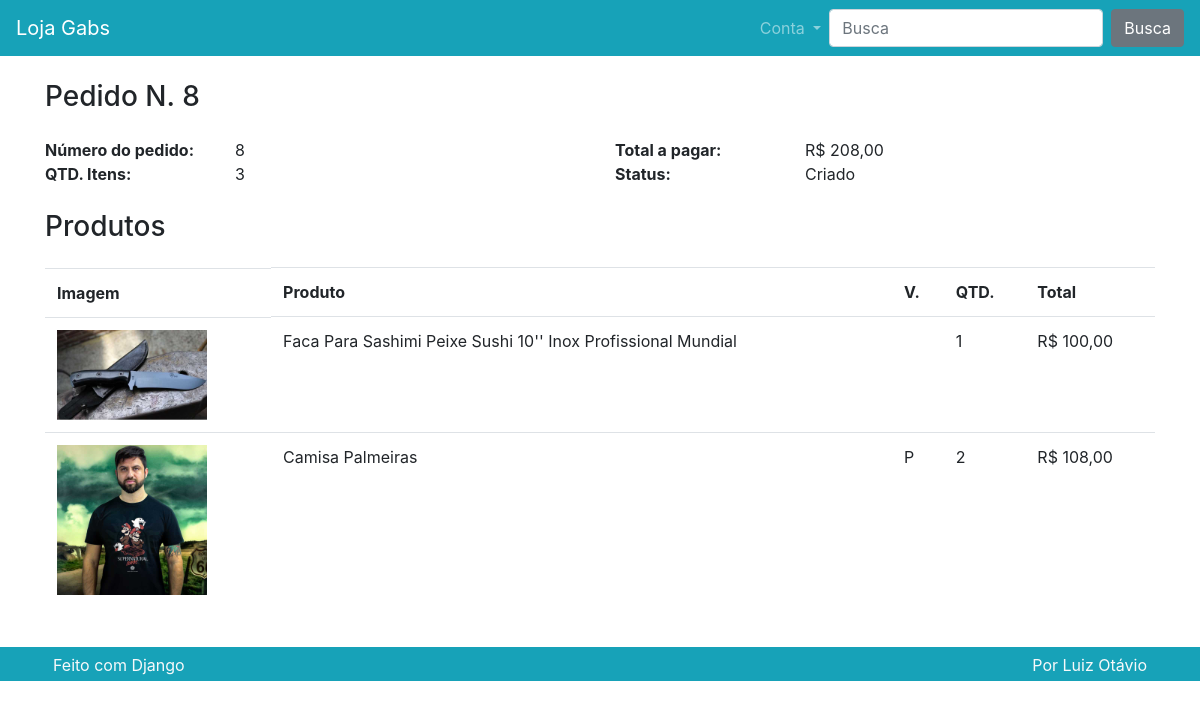
The page /pedido/detalhe/8 (signed in) on the database its author committed.
### pedido/models.py (models this page shows, shortened)
class Pedido(models.Model):
    usuario = models.ForeignKey(User, on_delete=models.CASCADE)
    total = models.FloatField()
    qtd_total = models.PositiveIntegerField()
    status = models.CharField(
        default='C',
        max_length=1,
        choices=(
            ('A', 'Aprovado'),
            ('C', 'Criado'),
            ('R', 'Reprovado'),
            ('P', 'Pendente'),
            ('E', 'Enviado'),
            ('F', 'Finalizado'),
        )
    )
    def __str__(self):
        return f'Pedido N. {self.pk}'

class ItemPedido(models.Model):
    class Meta:
        verbose_name = 'Item do pedido'
        verbose_name_plural = 'Itens do pedido'
        db_table = "pedido_itempedido"
    pedido = models.ForeignKey(Pedido, on_delete=models.CASCADE)
    produto = models.CharField(max_length=255)
    produto_id = models.PositiveIntegerField()
    variacao = models.CharField(max_length=255)
    variacao_id = models.PositiveIntegerField()
    preco = models.FloatField()
    preco_promo = models.FloatField(default=0)
    quantidade = models.PositiveIntegerField()
    imagem = models.CharField(max_length=2000)

### pedido/views.py (the view)
# urls.py: path('detalhe/<int:pk>', views.Detalhe.as_view(), name="detalhe"),
class Detalhe(DispatchLoginRequiredMixin, DetailView):
    model = Pedido
    context_object_name = 'pedido'
    template_name = 'pedido/detalhe.html'
    pk_url_kwarg = 'pk'

### pedido/views.py (called while the page is built)
    def dispatch(self, *args, **kwargs):
        if not self.request.user.is_authenticated:
            return redirect('perfil:criar')
        return super().dispatch(*args, **kwargs)

    def get_queryset(self, *args, **kwargs):
        qs = super().get_queryset(*args, **kwargs)
        qs = qs.filter(usuario=self.request.user)
        return qs

### produto/templatetags/omfilters.py (called while the page is built)
@register.filter
def formata_preco(val):
    return utils.formata_preco(val)

### utils/utils.py (called while the page is built)
def formata_preco(val):
    return f'R$ {val:.2f}'.replace('.', ',')

### pedido/templates/pedido/detalhe.html (shortened to what this page needs)
{% extends 'base.html' %}
{% load omfilters %}
{% load static %}
{% block conteudo %}
{% include 'partials/_pedido.html' %}
{% endblock %}

### templates/partials/_pedido.html
{% load static %}
{% load omfilters %}
<div class="row">
    <div class="col">
        <h3>{{ pedido }}</h3>
        <div class="row mt-4">
            <div class="col-lg-2 font-weight-bold">Número do pedido:</div>
            <div class="col-lg-4">{{ pedido.id }}</div>
            <div class="col-lg-2 font-weight-bold">Total a pagar:</div>
            <div class="col-lg-4">{{ pedido.total|formata_preco }}</div>
            <div class="col-lg-2 font-weight-bold">QTD. Itens:</div>
            <div class="col-lg-4">{{ pedido.qtd_total }}</div>
            <div class="col-lg-2 font-weight-bold">Status:</div>
            <div class="col-lg-4">{{ pedido.get_status_display }}</div>
        </div>
        <div class="row mt-4">
            <div class="col">
                <h3>Produtos</h3>
            </div>
        </div>
        <div class="table-responsive mt-3">
            <table class="table">
                <tr>
                    <th class="d-none d-lg-block">Imagem</th>
                    <th>Produto</th>
                    <th>V.</th>
                    <th>QTD.</th>
                    <th>Total</th>
                </tr>
                {% for linha in pedido.itempedido_set.all %}
                <tr>
                    <td class="d-none d-lg-block">
                        <img class="cart-img" src="{% get_media_prefix %}{{ linha.imagem }}">
                    </td>
                    <td>{{ linha.produto }}</td>
                    <td>{{ linha.variacao }}</td>
                    <td>{{ linha.quantidade }}</td>
                    <td>
                        {% if linha.preco_promo %}
                        {{ linha.preco_promo|formata_preco }}
                        {% else %}
                        {{ linha.preco|formata_preco }}
                        {% endif %}
                    </td>
                </tr>
                {% endfor %}
            </table>
        </div>
    </div>
</div>

### templates/static/assets/custom/css/style.css (style rules this page uses)
.cart-img { max-width: 150px; }

### rows shown on the page
Pedido: id "Pedido N. 8", id "8", total "R$ 208,00", qtd_total "3", status "Criado"
ItemPedido: imagem (picture), produto "Faca Para Sashimi Peixe Sushi 10'' Inox Profissional Mundial", quantidade "1", preco "R$ 100,00"
ItemPedido: imagem (picture), produto "Camisa Palmeiras", variacao "P", quantidade "2", preco_promo "R$ 108,00"
